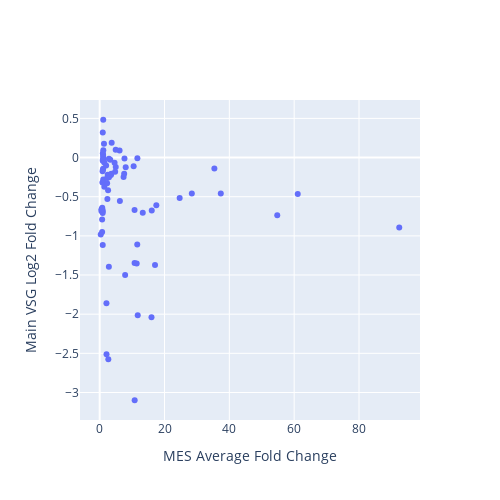

The cell this chart's notebook holds for it:
### Code cell
from plotly.subplots import make_subplots
import plotly.graph_objects as go
import plotly.io as pio

fig = make_subplots(
    rows=1,
    cols=1,
    #subplot_titles=["MES vs Main VSG"],
)

scatter = go.Scatter(
    x=merge['MES'],
    y=merge['main_vsg'],
    mode='markers',
    text=list(merge.index.values),
    hoverinfo='text',
    name='scatter',
    showlegend=False,
    # hovertemplate='%{text}'
)
fig.add_trace(scatter, row=1, col=1)

fig.update_layout(
    width=500,
    height=500,
    showlegend=False,
    hovermode='closest',
    xaxis_title="MES Average Fold Change",
    yaxis_title="Main VSG Log2 Fold Change",
)

# Save as an exportable HTML file
pio.write_html(
    fig,
    file="vsgs_web_server/scatter_plots/MES_vs_main_vsg.html",   # change path/name if you like
    include_plotlyjs="cdn",
    full_html=True,
    auto_open=False,
)
fig

### Figure 1 — Plotly figure (JSON) as saved in the notebook; plotly's stock layout.template omitted (floating-point values rounded to 4 significant figures)
{"data": [{"hoverinfo": "text", "mode": "markers", "name": "scatter", "showlegend": false, "text": ["BDF2_1_KO48", "BDF3_1_KO24", "BET151_1_Drug12h", "BET151_1_Drug24h", "BET151_1_Drug3h", "BET151_1_Drug48h", "BET151_1_Drug6h", "BET151_1_Drug72h", "CAF1b_1_RNAi24", "CFB2_1_RNAi9", "DFO_1_DFO", "DFO_1_DFOFe", "DFO_1_Fe", "DRBD18_1_RNAi12", "H1_1_RNAi96", "H3H4_1_KOH3", "H3H4_1_KOH3J", "H3H4_1_KOH4", "H3H4_1_KOH4J", "H3H4_1_KOJ2", "H3H4_2_KO48", "H3H4_3_KO48", "H3_1_KOH3", "H3_1_KOH3J", "H3_1_KOJ", "IPMK_1_RNAi36", "IPMK_2_RNAi36", "MCMBP_1_KO24", "MCMBP_1_KO48", "PIP5Pase_1_KO", "PIP5Pase_2_D360A_N362A", "PNUTS_1_RNAi48", "RBP10_1_RNAi24", "RBP10_2_RNAi24", "RBP10_3_RNAi24", "RBP33_1_RNAi48", "RBP42_1_KO24", "RBP42_1_KO48", "RBP42_1_KO72", "RNaseH1_1_KO", "RNaseH2A_1_RNAi24", "RNaseH2A_2_RNAi36", "SET27_1_KO", "SET27_1_sKO", "SNF2PH_1_RNAi48", "TFR_1_RNAi24", "TbATR_1_RNAi24", "TbATR_2_RNAi36", "TbCMT1_1_KO", "TbESB1_1_RNAi24", "TbESB1_2_KO48", "TbESB1_3_OE24", "TbHAT_1_RNAi48HAT1", "TbHAT_1_RNAi48HAT2", "TbPP1one_1_RNAi24", "TbPP1seven_1_RNAi24", "TbRAP1_1_2SD", "TbRAP1_1_5A", "TbRAP1_1_KO", "TbRAP1_2_dMyb", "TbSAP_1_RNAi72", "VEX1_1_Oe72", "VEX1_2_RNAi72", "VEX1_4_RNAi24", "VEX1_5_RNAi48", "VEX1_6_RNAi72", "VEX1and2_1_RNAi24", "VEX1and2_1_RNAi48", "VEX2_1_RNAi24", "VEX2_1_RNAi48", "ZC3H28_1_RNAi10", "ZC3H28_1_RNAi14", "ZC3H28_1_RNAi16", "ZC3H28_1_RNAi24", "ZC3H40_1_RNAi72"], "type": "scatter", "x": [1.429, 6.232, 0.9679, 0.9209, 1.094, 2.66, 1.112, 10.79, 37.36, 2.828, 1.058, 0.9462, 0.979, 0.8353, 2.376, 2.289, 4.952, 0.523, 0.784, 0.3256, 10.76, 15.98, 4.589, 6.133, 1.061, 1.095, 0.8934, 4.769, 13.29, 24.67, 11.41, 10.48, 0.8867, 0.9267, 0.6424, 11.59, 1.321, 1.245, 2.474, 1.07, 2.591, 7.851, 3.699, 1.985, 2.854, 1.423, 3.462, 16.06, 0.9525, 2.084, 2.109, 7.368, 2.875, 3.585, 35.38, 0.5807, 17.07, 11.73, 28.42, 54.78, 11.63, 7.551, 4.931, 3.267, 8.027, 7.644, 61.1, 92.42, 17.47, 10.75, 0.9833, 0.7509, 0.7501, 0.9364, 2.296], "xaxis": "x", "y": [-0.3716, -0.5553, -0.02755, -0.7094, 0.4828, -2.576, 0.09418, -3.099, -0.4579, -1.394, 0.03405, -0.04079, 0.05408, -0.3174, -0.5289, -0.327, -0.1196, -0.6821, -0.6398, -0.9816, -1.346, -2.039, -0.067, 0.09047, 0.008439, -0.2811, -0.1735, -0.1815, -0.7051, -0.5163, -1.351, -0.11, -0.671, -0.688, -0.6605, -1.109, 0.1769, -0.01795, -0.2204, -0.1427, -0.4175, -1.501, 0.1891, -0.1021, -0.01494, -0.06309, -0.2232, -0.6769, 0.3214, -1.861, -2.511, -0.2487, -0.2521, -0.2073, -0.1403, -0.6599, -1.372, -2.013, -0.4586, -0.7359, -0.009743, -0.2078, 0.09933, -0.02921, -0.1232, -0.01123, -0.464, -0.8925, -0.6084, -0.67, -0.1568, -0.9521, -0.7902, -1.116, -0.2616], "yaxis": "y"}], "layout": {"height": 500, "hovermode": "closest", "showlegend": false, "width": 500, "xaxis": {"anchor": "y", "domain": [0, 1], "title": {"text": "MES Average Fold Change"}}, "yaxis": {"anchor": "x", "domain": [0, 1], "title": {"text": "Main VSG Log2 Fold Change"}}}}
